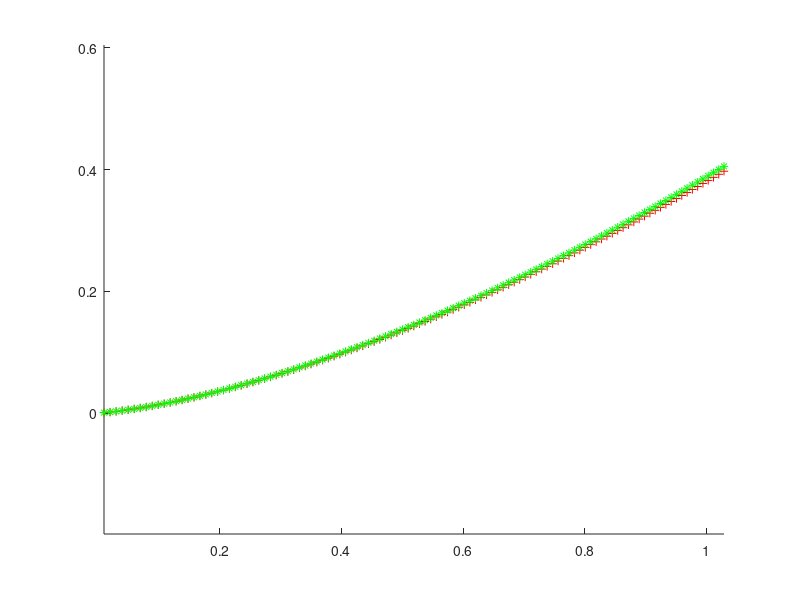

This chart was generated by the following MATLAB code:
clear all
close all
baseY = 0;
initialRayPosition = [0;0];
initialRayDirection = [1;0];
n0 = 75;
stepSize = 0.001;

bigStepSize = 0.01;

v = 0:stepSize:1.1;
[x,y] = meshgrid(v);
n = @(x,y)n0 +  sqrt(y) ;
z = n0 +  sqrt(y);
[px,py]=gradient(z,stepSize,stepSize);
initialRayDirection = initialRayDirection./norm(initialRayDirection);


r = initialRayPosition;
sum = 0;
doubleSum = 0;
rayDir = initialRayDirection; 
hold on
dl2 = 0;
for dl1 = 0: bigStepSize: 1.1
    sum = 0;
    doubleSum = 0;
    for dl2 = dl1 : stepSize : dl1+bigStepSize
        dirStep = (dl2-dl1) .* rayDir;    
        xT = px(1+floor((r(1)+dirStep(1))/stepSize),1+floor((r(2)+dirStep(2))/stepSize));
        yT = py(1+floor((r(1)+dirStep(1))/stepSize),1+floor((r(2)+dirStep(2))/stepSize));
        grad = [xT;yT];
        dr = grad*(stepSize)*n(r(1)+dirStep(1),r(2)+dirStep(2));
        sum = sum + dr;
        doubleSum = doubleSum + sum;
    end
    %doubleSum = sum;
    doubleSum = doubleSum*stepSize;
    rayDir;
    rayDir = (rayDir + doubleSum)./norm(rayDir + doubleSum);
    r = r + rayDir.*bigStepSize;
    axis equal;
    plot(r(1),r(2),'+r')
    plot(r(1),(1/4*r(1)^2)*0.03 + r(2),'*g')
end
hold off

